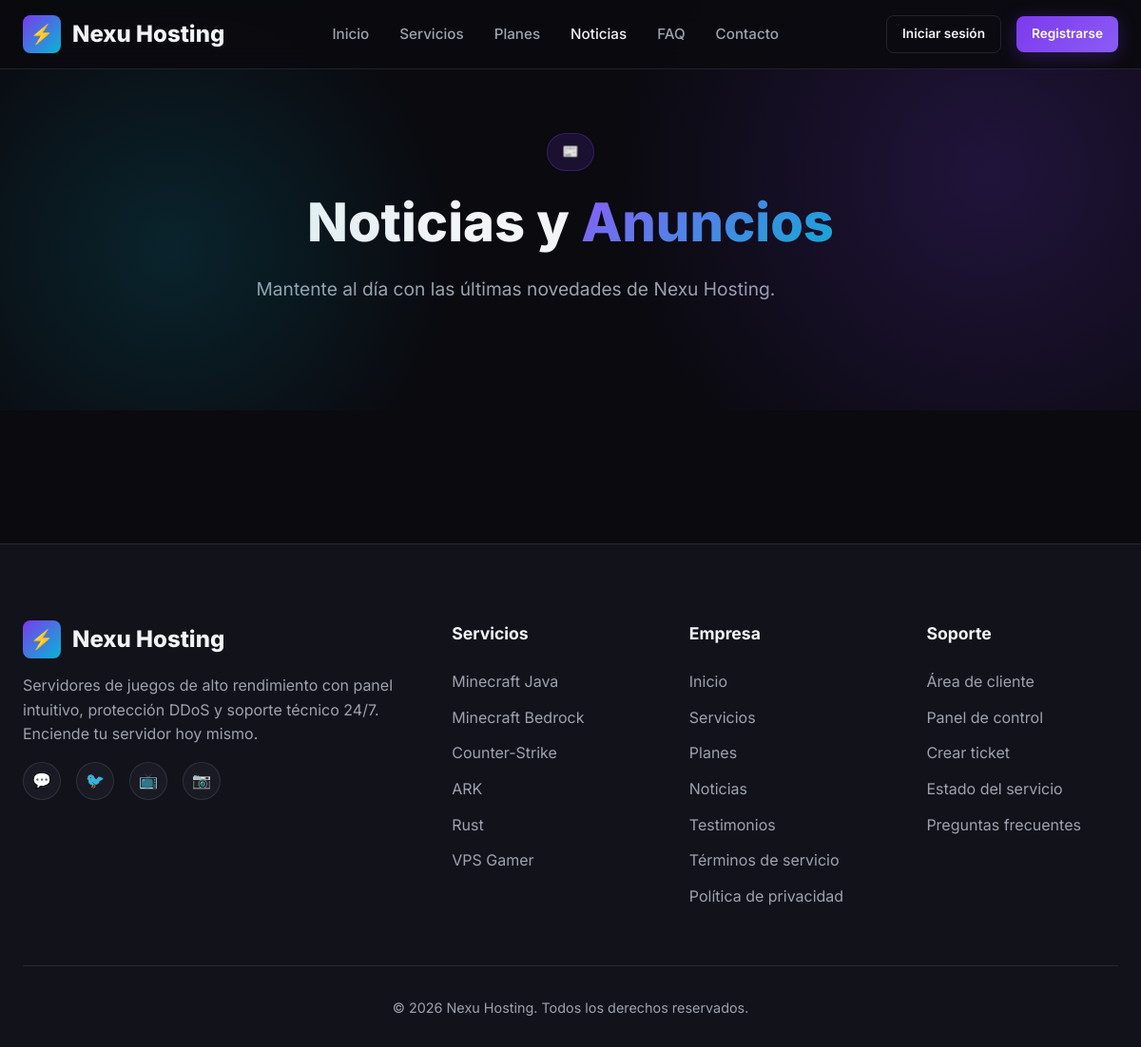
Before: /noticias.php with the older database file.
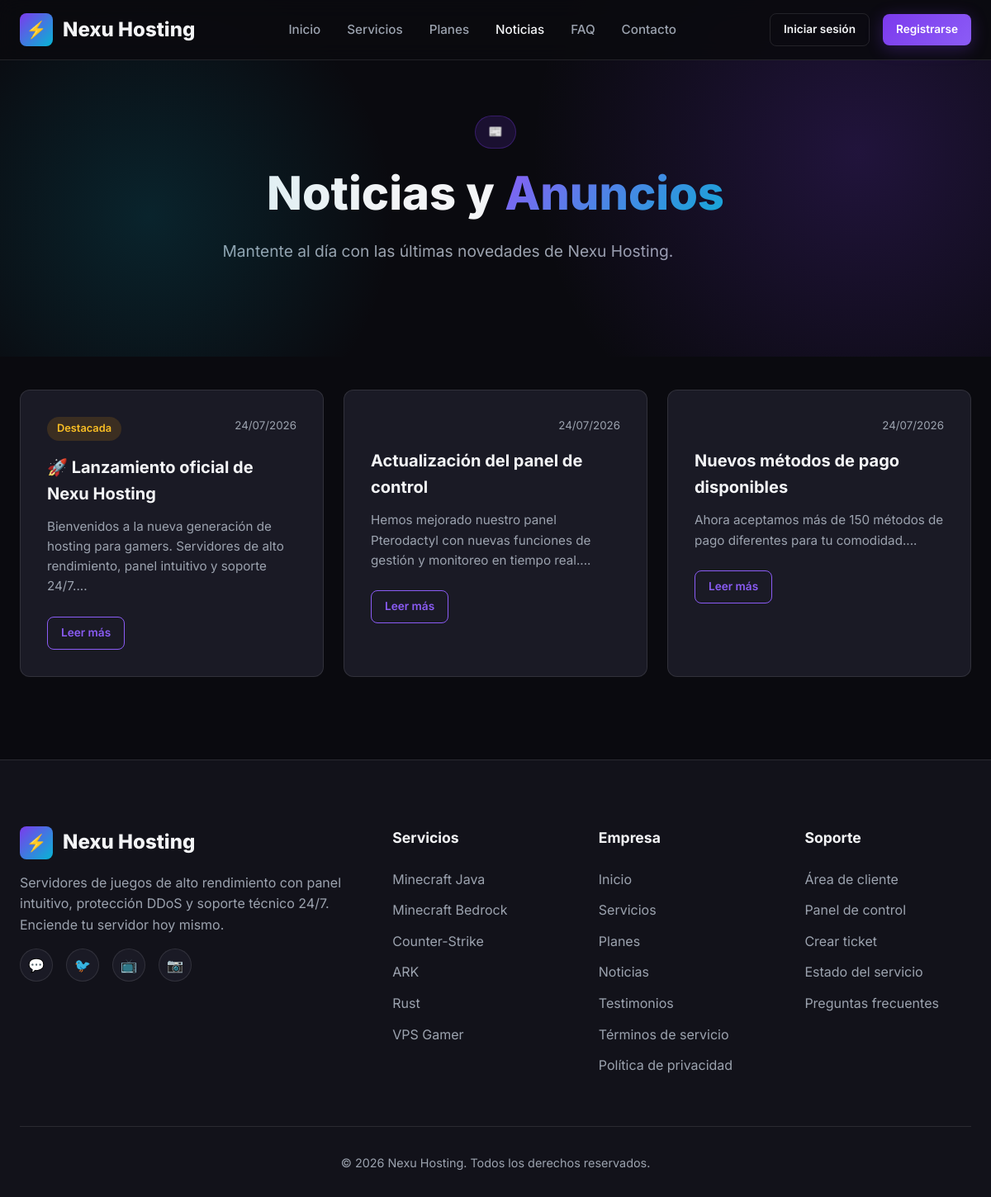
After: the same page with the newer database file.
### tables this page shows
CREATE TABLE IF NOT EXISTS noticias (
    id INT AUTO_INCREMENT PRIMARY KEY,
    titulo VARCHAR(255) NOT NULL,
    contenido TEXT NOT NULL,
    imagen VARCHAR(255) DEFAULT NULL,
    destacada TINYINT(1) DEFAULT 0,
    creado_en DATETIME DEFAULT CURRENT_TIMESTAMP
);

### includes/funciones.php (called while the page is built, shortened)
<?php
require_once __DIR__ . '/pagos.php';
function estaLogueado() {
    return isset($_SESSION['usuario_id']) && !empty($_SESSION['usuario_id']);
}
function e($string) {
    return htmlspecialchars($string ?? '', ENT_QUOTES, 'UTF-8');
}
function obtenerNoticias($destacadas = false, $limite = null) {
    global $pdo;
    $sql = "SELECT * FROM noticias WHERE 1=1";
    $sql .= " ORDER BY creado_en DESC";
    return $pdo->query($sql)->fetchAll();
}

### noticias.php (the view, shortened to what this page needs)
<?php
require_once 'includes/header.php';
$noticias = obtenerNoticias();
?>
<section class="hero" style="padding: 140px 0 80px;">
    <div class="container text-center">
        <span class="hero-badge">📰</span>
        <h1>Noticias y <span>Anuncios</span></h1>
        <p class="text-muted">Mantente al día con las últimas novedades de Nexu Hosting.</p>
    </div>
</section>
<section class="section" style="padding-top: 40px;">
    <div class="container">
        <div class="features-grid">
            <?php foreach ($noticias as $noticia): ?>
            <article class="card">
                <div class="flex justify-between" style="margin-bottom: 1rem;">
                    <?php if ($noticia['destacada']): ?>
                        <span class="badge badge-warning">Destacada</span>
                    <?php else: ?>
                        <span></span>
                    <?php endif; ?>
                    <small class="text-muted"><?php echo date('d/m/Y', strtotime($noticia['creado_en'])); ?></small>
                </div>
                <h3><?php echo e($noticia['titulo']); ?></h3>
                <p class="text-muted mb-3"><?php echo e(substr(strip_tags($noticia['contenido']), 0, 150)) . '...'; ?></p>
                <a href="noticia.php?id=<?php echo $noticia['id']; ?>" class="btn btn-outline btn-sm">Leer más</a>
            </article>
            <?php endforeach; ?>
        </div>
    </div>
</section>
<?php require_once 'includes/footer.php'; ?>

### includes/header.php (shortened to what this page needs)
<?php
require_once __DIR__ . '/funciones.php';
$paginaActual = basename($_SERVER['PHP_SELF'], '.php');
?>
<!DOCTYPE html>
<html lang="es">
<head>
    <link rel="stylesheet" href="assets/css/style.css">
</head>
<body>
    <header class="header">
        <div class="container header-inner">
            <a href="index.php" class="logo">
                <div class="logo-icon">⚡</div>
                <span>Nexu Hosting</span>
            </a>
            <nav class="nav">
                <a href="index.php" class="<?php echo $paginaActual === 'index' ? 'active' : ''; ?>">Inicio</a>
                <a href="servicios.php" class="<?php echo $paginaActual === 'servicios' ? 'active' : ''; ?>">Servicios</a>
                <a href="planes.php" class="<?php echo $paginaActual === 'planes' ? 'active' : ''; ?>">Planes</a>
                <a href="noticias.php" class="<?php echo $paginaActual === 'noticias' ? 'active' : ''; ?>">Noticias</a>
                <a href="faq.php" class="<?php echo $paginaActual === 'faq' ? 'active' : ''; ?>">FAQ</a>
                <a href="contacto.php" class="<?php echo $paginaActual === 'contacto' ? 'active' : ''; ?>">Contacto</a>
            </nav>
            <div class="header-actions">
                <?php if (estaLogueado()): ?>
                    <a href="panel.php" class="btn btn-secondary btn-sm">Panel</a>
                    <a href="logout.php" class="btn btn-outline btn-sm">Salir</a>
                <?php else: ?>
                    <a href="login.php" class="btn btn-secondary btn-sm">Iniciar sesión</a>
                    <a href="register.php" class="btn btn-primary btn-sm">Registrarse</a>
                <?php endif; ?>
            </div>
        </div>
    </header>

### includes/footer.php (shortened to what this page needs)
    <footer class="footer">
        <div class="container">
            <div class="footer-grid">
                <div class="footer-brand">
                    <a href="index.php" class="logo">
                        <div class="logo-icon">⚡</div>
                        <span>Nexu Hosting</span>
                    </a>
                    <p>Servidores de juegos de alto rendimiento con panel intuitivo, protección DDoS y soporte técnico 24/7. Enciende tu servidor hoy mismo.</p>
                    <div class="footer-social">
                        <a href="#" aria-label="Discord">💬</a>
                        <a href="#" aria-label="Twitter">🐦</a>
                        <a href="#" aria-label="YouTube">📺</a>
                        <a href="#" aria-label="Instagram">📷</a>
                    </div>
                </div>
                <div>
                    <h4>Servicios</h4>
                    <ul>
                        <li><a href="servicios.php?cat=minecraft-java">Minecraft Java</a></li>
                        <li><a href="servicios.php?cat=minecraft-bedrock">Minecraft Bedrock</a></li>
                        <li><a href="servicios.php?cat=counter-strike">Counter-Strike</a></li>
                        <li><a href="servicios.php?cat=ark">ARK</a></li>
                        <li><a href="servicios.php?cat=rust">Rust</a></li>
                        <li><a href="servicios.php?cat=vps-gamer">VPS Gamer</a></li>
                    </ul>
                </div>
                <div>
                    <h4>Empresa</h4>
                    <ul>
                        <li><a href="index.php">Inicio</a></li>
                        <li><a href="servicios.php">Servicios</a></li>
                        <li><a href="planes.php">Planes</a></li>
                        <li><a href="noticias.php">Noticias</a></li>
                        <li><a href="testimonios.php">Testimonios</a></li>
                        <li><a href="terminos.php">Términos de servicio</a></li>
                        <li><a href="privacidad.php">Política de privacidad</a></li>
                    </ul>
                </div>
                <div>
                    <h4>Soporte</h4>
                    <ul>
                        <li><a href="login.php">Área de cliente</a></li>
                        <li><a href="panel.php">Panel de control</a></li>
                        <li><a href="contacto.php">Crear ticket</a></li>
                        <li><a href="estado.php">Estado del servicio</a></li>
                        <li><a href="faq.php">Preguntas frecuentes</a></li>
                    </ul>
                </div>
            </div>
            <div class="footer-bottom">
                <p>&copy; <?php echo date('Y'); ?> Nexu Hosting. Todos los derechos reservados.</p>
            </div>
        </div>
    </footer>
</body>
</html>

Changed rows visible on the page:
added noticias: destacada "Destacada", creado_en "24/07/2026", titulo "🚀 Lanzamiento oficial de Nexu Hosting", contenido "Bienvenidos a la nueva generación de hosting para gamers. Servidores de alto rendimiento, panel intuitivo y soporte 24/7."
added noticias: creado_en "24/07/2026", titulo "Actualización del panel de control", contenido "Hemos mejorado nuestro panel Pterodactyl con nuevas funciones de gestión y monitoreo en tiempo real."
added noticias: creado_en "24/07/2026", titulo "Nuevos métodos de pago disponibles", contenido "Ahora aceptamos más de 150 métodos de pago diferentes para tu comodidad."
